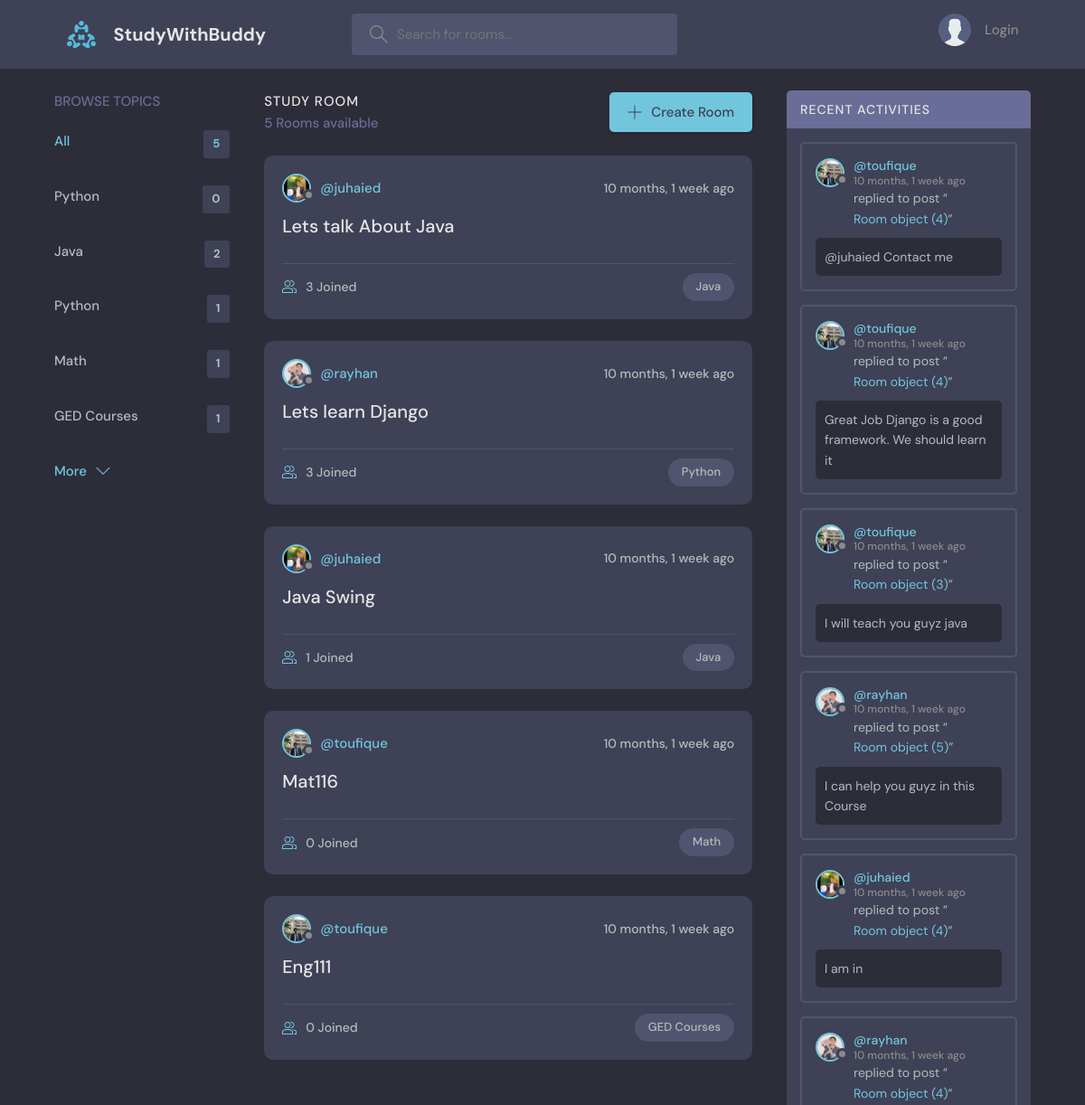
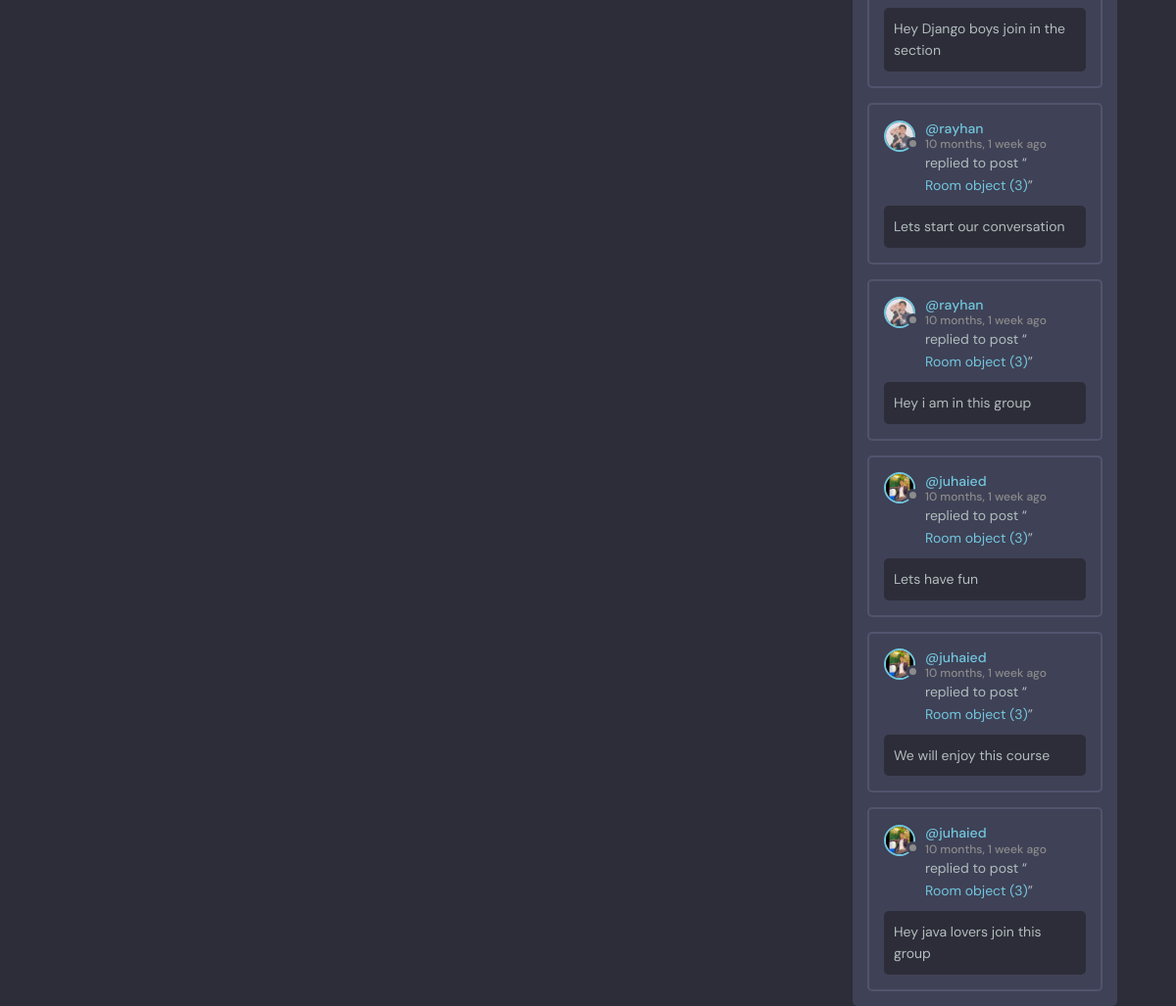
The page / on the database its author committed (2 pictures, top to bottom).
### base/models.py (models this page shows, shortened)
class Topic(models.Model):
    name = models.CharField(max_length=200)

class Room(models.Model):
    host = models.ForeignKey(User, on_delete=models.SET_NULL, null=True)
    topic = models.ForeignKey(Topic, on_delete=models.SET_NULL, null=True)
    name = models.CharField(max_length=200)
    description = models.TextField(null=True, blank=True)
    participants = models.ManyToManyField(User, related_name='participants', blank=True)
    updated = models.DateTimeField(auto_now=True)
    created = models.DateTimeField(auto_now_add=True)

class User(AbstractUser):
    name = models.CharField(max_length=200, null = True)
    email = models.EmailField(unique = True, null =True)
    bio = models.TextField(null=True)
    avatar = models.ImageField(null=True, default="avatar.svg")
    USERNAME_FIELD = 'email'
    REQUIRED_FIELDS = []

class Message(models.Model):
    user = models.ForeignKey(User, on_delete=models.CASCADE)
    room = models.ForeignKey(Room, on_delete=models.CASCADE)
    body = models.TextField()
    updated = models.DateTimeField(auto_now=True)
    created = models.DateTimeField(auto_now_add=True)
    class Meta:
        ordering =['-updated', '-created']

### base/views.py (the view)
# urls.py: path('',views.home,name="home"),
def home(request):
    q = request.GET.get('q') if request.GET.get('q') != None else ''
    rooms = Room.objects.filter(
        Q(topic__name__icontains=q) |
        Q(name__icontains=q) |
        Q(description__icontains=q)
        )
    topics = Topic.objects.all()[0:5]
    room_count = rooms.count()
    room_messages = Message.objects.filter(Q(room__topic__name__icontains=q))
    context = {'rooms':rooms, 'topics': topics, 'room_count': room_count,
    'room_messages' : room_messages}
    return render(request,'base/home.html',context)

### base/templates/base/home.html (shortened to what this page needs)
{% extends 'main.html' %}
{% block content %}
    <main class="layout layout--3">
      <div class="container">
        {% include 'base/topics_component.html' %}
        <div class="roomList">
          <div class="roomList__header">
            <div>
              <h2>Study Room</h2>
              <p>{{room_count}} Rooms available</p>
            </div>
            <a class="btn btn--main" href="{% url 'create-room' %}">
              <svg version="1.1" xmlns="http://www.w3.org/2000/svg" width="32" height="32" viewBox="0 0 32 32">
                <title>add</title>
                <path
                  d="M16.943 0.943h-1.885v14.115h-14.115v1.885h14.115v14.115h1.885v-14.115h14.115v-1.885h-14.115v-14.115z"
                ></path>
              </svg>
              Create Room
            </a>
          </div>
          {% include 'base/feed_component.html' %}
        </div>
        {% include 'base/activity_component.html' %}
      </div>
    </main>
    {% endblock %}

### base/templates/base/topics_component.html
<div class="topics">
    <div class="topics__header">
      <h2>Browse Topics</h2>
    </div>
    <ul class="topics__list">
      <li>
        <a href="{% url 'home' %}" class="active">All <span>{{topics.count}}</span></a>
      </li>
      {% for topic in topics %}
      <li>
        <a href="{% url 'home' %}?q={{topic.name}}">{{topic.name}}<span>{{topic.room_set.all.count}}</span></a>
      </li>
      {% endfor %}
    </ul>
    <a class="btn btn--link" href="{% url 'topics' %}">
      More
      <svg version="1.1" xmlns="http://www.w3.org/2000/svg" width="32" height="32" viewBox="0 0 32 32">
        <title>chevron-down</title>
        <path d="M16 21l-13-13h-3l16 16 16-16h-3l-13 13z"></path>
      </svg>
    </a>
  </div>

### base/templates/base/feed_component.html (shortened to what this page needs)
{% for room in rooms %}
<div class="roomListRoom">
    <div class="roomListRoom__header">
      <a href="{% url 'user-profile' room.host.id %}" class="roomListRoom__author">
        <div class="avatar avatar--small">
          <img src="{{room.host.avatar.url}}" />
        </div>
        <span>@{{room.host.username}}</span>
      </a>
      <div class="roomListRoom__actions">
        <span>{{room.created|timesince}} ago</span>
      </div>
    </div>
    <div class="roomListRoom__content">
      <a href="{% url 'room' room.id %}">{{room.name}}</a>
    </div>
    <div class="roomListRoom__meta">
      <a href="{% url 'room' room.id %}" class="roomListRoom__joined">
        {{room.participants.all.count}} Joined
      </a>
      <p class="roomListRoom__topic">{{room.topic.name}}</p>
    </div>
  </div>
  {% endfor %}

### base/templates/base/activity_component.html (shortened to what this page needs)
<div class="activities">
  <div class="activities__header">
      <h2>Recent Activities</h2>
  </div>
  {% for message in room_messages %}
  <div class="activities__box">
      <div class="activities__boxHeader roomListRoom__header">
          <a href="{% url 'user-profile' message.user.id %}" class="roomListRoom__author">
              <div class="avatar avatar--small">
                  <img src="{{message.user.avatar.url}}" />
              </div>
              <p>
                  @{{message.user.username}}
                  <span>{{message.created|timesince}} ago</span>
              </p>
          </a>
      </div>
      <div class="activities__boxContent">
          <p>replied to post “<a href="{% url 'room' message.room.id %}">{{message.room}}</a>”</p>
          <div class="activities__boxRoomContent">{{message.body}}</div>
      </div>
  </div>
  {% endfor %}
</div>

### rows shown on the page
Topic: name "Python", room_set.all.count "0"
Topic: name "Java", room_set.all.count "2"
Topic: name "Python", room_set.all.count "1"
Topic: name "Math", room_set.all.count "1"
Topic: name "GED Courses", room_set.all.count "1"
Room: host.avatar (picture), host.username "juhaied", created "10 months, 1 week", name "Lets talk About Java", participants.all.count "3", topic.name "Java"
Room: host.avatar (picture), host.username "rayhan", created "10 months, 1 week", name "Lets learn Django", participants.all.count "3", topic.name "Python"
Room: host.avatar (picture), host.username "juhaied", created "10 months, 1 week", name "Java Swing", participants.all.count "1", topic.name "Java"
Room: host.avatar (picture), host.username "toufique", created "10 months, 1 week", name "Mat116", participants.all.count "0", topic.name "Math"
Room: host.avatar (picture), host.username "toufique", created "10 months, 1 week", name "Eng111", participants.all.count "0", topic.name "GED Courses"
Message: user.avatar (picture), user.username "toufique", created "10 months, 1 week", room "Room object (4)", body "@juhaied Contact me"
Message: user.avatar (picture), user.username "toufique", created "10 months, 1 week", room "Room object (4)", body "Great Job Django is a good framework. We should learn it"
Message: user.avatar (picture), user.username "toufique", created "10 months, 1 week", room "Room object (3)", body "I will teach you guyz java"
Message: user.avatar (picture), user.username "rayhan", created "10 months, 1 week", room "Room object (5)", body "I can help you guyz in this Course"
Message: user.avatar (picture), user.username "juhaied", created "10 months, 1 week", room "Room object (4)", body "I am in"
Message: user.avatar (picture), user.username "rayhan", created "10 months, 1 week", room "Room object (4)", body "Hey Django boys join in the section"
Message: user.avatar (picture), user.username "rayhan", created "10 months, 1 week", room "Room object (3)", body "Lets start our conversation"
Message: user.avatar (picture), user.username "rayhan", created "10 months, 1 week", room "Room object (3)", body "Hey i am in this group"
Message: user.avatar (picture), user.username "juhaied", created "10 months, 1 week", room "Room object (3)", body "Lets have fun"
Message: user.avatar (picture), user.username "juhaied", created "10 months, 1 week", room "Room object (3)", body "We will enjoy this course"
Message: user.avatar (picture), user.username "juhaied", created "10 months, 1 week", room "Room object (3)", body "Hey java lovers join this group"

### other values the page prints
{{ topics.count }} "5"
{{ room_count }} "5"
